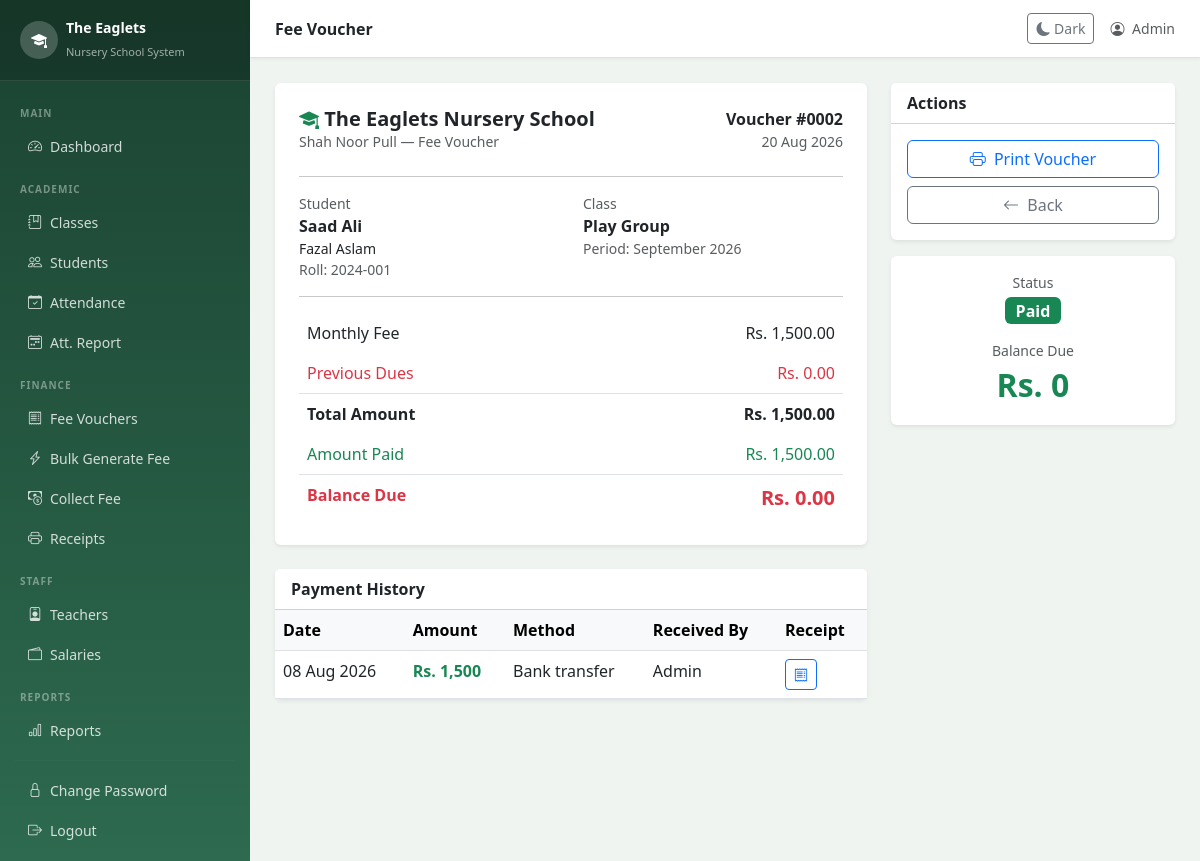
The page /fees/view.php?id=2 (signed in) on the database its author committed.
### tables this page shows
CREATE TABLE fee_vouchers (
    id INT AUTO_INCREMENT PRIMARY KEY,
    student_id INT,
    fee_month TINYINT NOT NULL,
    fee_year YEAR NOT NULL,
    fee_amount DECIMAL(10,2) NOT NULL,
    discount DECIMAL(10,2) DEFAULT 0,
    previous_dues DECIMAL(10,2) DEFAULT 0,
    total_amount DECIMAL(10,2) NOT NULL,
    paid_amount DECIMAL(10,2) DEFAULT 0,
    status ENUM('unpaid','partial','paid') DEFAULT 'unpaid',
    generated_at TIMESTAMP DEFAULT CURRENT_TIMESTAMP,
    UNIQUE KEY unique_voucher (student_id, fee_month, fee_year),
    FOREIGN KEY (student_id) REFERENCES students(id) ON DELETE CASCADE
);

CREATE TABLE students (
    id INT AUTO_INCREMENT PRIMARY KEY,
    roll_no VARCHAR(20) UNIQUE,
    full_name VARCHAR(150) NOT NULL,
    father_name VARCHAR(150),
    phone VARCHAR(20),
    address TEXT,
    date_of_birth DATE,
    gender ENUM('male','female') DEFAULT 'male',
    class_id INT,
    admission_date DATE,
    status ENUM('active','inactive') DEFAULT 'active',
    advance_balance DECIMAL(10,2) DEFAULT 0.00,
    FOREIGN KEY (class_id) REFERENCES classes(id)
);

CREATE TABLE classes (
    id INT AUTO_INCREMENT PRIMARY KEY,
    name VARCHAR(50) UNIQUE NOT NULL,
    monthly_fee DECIMAL(10,2) DEFAULT 0,
    deleted TINYINT(1) DEFAULT 0,
    created_at TIMESTAMP DEFAULT CURRENT_TIMESTAMP
);

CREATE TABLE fee_payments (
    id INT AUTO_INCREMENT PRIMARY KEY,
    voucher_id INT,
    student_id INT,
    amount_paid DECIMAL(10,2) NOT NULL,
    payment_date DATE NOT NULL,
    payment_method ENUM('cash','bank_transfer','cheque') DEFAULT 'cash',
    received_by VARCHAR(100),
    notes TEXT,
    created_at TIMESTAMP DEFAULT CURRENT_TIMESTAMP,
    FOREIGN KEY (voucher_id) REFERENCES fee_vouchers(id) ON DELETE CASCADE
);

### fees/view.php (the view, shortened to what this page needs)
<?php
require_once $_SERVER['DOCUMENT_ROOT'] . '/04. eaglets_school/config/db.php';
$id      = intval($_GET['id'] ?? 0);
$voucher = mysqli_fetch_assoc(mysqli_query($conn, "
    SELECT v.*,
           s.full_name, s.roll_no, s.father_name, s.phone, s.address,
           c.name AS class_name
    FROM fee_vouchers v
    JOIN students s ON v.student_id = s.id
    JOIN classes c  ON s.class_id   = c.id
    WHERE v.id = $id
"));
$months  = ['','January','February','March','April','May','June',
            'July','August','September','October','November','December'];
$balance = $voucher['total_amount'] - $voucher['paid_amount'];
$badge   = ['unpaid'=>'danger','partial'=>'warning','paid'=>'success'];
$payments = mysqli_query($conn,
    "SELECT * FROM fee_payments WHERE voucher_id=$id ORDER BY payment_date DESC"
);
require_once '../includes/header.php';
?>
<div class="row g-4">
    <div class="col-md-8">
        <div class="card border-0 shadow-sm mb-4">
            <div class="card-body p-4">
                <div class="d-flex justify-content-between mb-4">
                    <div>
                        <h5 class="fw-bold mb-0">
                            <i class="bi bi-mortarboard-fill text-success"></i>
                            The Eaglets Nursery School
                        </h5>
                        <div class="text-muted small">Shah Noor Pull — Fee Voucher</div>
                    </div>
                    <div class="text-end">
                        <div class="fw-bold">
                            Voucher #<?= str_pad($voucher['id'], 4, '0', STR_PAD_LEFT) ?>
                        </div>
                        <div class="text-muted small">
                            <?= date('d M Y', strtotime($voucher['generated_at'])) ?>
                        </div>
                    </div>
                </div>
                <hr>
                <div class="row mb-3">
                    <div class="col-6">
                        <div class="text-muted small">Student</div>
                        <div class="fw-bold">
                            <?= htmlspecialchars($voucher['full_name']) ?>
                        </div>
                        <div class="small">
                            <?= htmlspecialchars($voucher['father_name']) ?>
                        </div>
                        <div class="small text-muted">
                            Roll: <?= htmlspecialchars($voucher['roll_no']) ?>
                        </div>
                    </div>
                    <div class="col-6">
                        <div class="text-muted small">Class</div>
                        <div class="fw-bold">
                            <?= htmlspecialchars($voucher['class_name']) ?>
                        </div>
                        <div class="small text-muted">
                            Period: <?= $months[$voucher['fee_month']] ?>
                            <?= $voucher['fee_year'] ?>
                        </div>
                    </div>
                </div>
                <hr>
                <table class="table table-borderless mb-0">
                    <tr>
                        <td>Monthly Fee</td>
                        <td class="text-end">
                            Rs. <?= number_format($voucher['fee_amount'], 2) ?>
                        </td>
                    </tr>
                    <tr>
                        <td class="text-danger">Previous Dues</td>
                        <td class="text-end text-danger">
                            Rs. <?= number_format($voucher['previous_dues'], 2) ?>
                        </td>
                    </tr>
                    <tr class="border-top">
                        <td><strong>Total Amount</strong></td>
                        <td class="text-end fw-bold">
                            Rs. <?= number_format($voucher['total_amount'], 2) ?>
                        </td>
                    </tr>
                    <tr>
                        <td class="text-success">Amount Paid</td>
                        <td class="text-end text-success">
                            Rs. <?= number_format($voucher['paid_amount'], 2) ?>
                        </td>
                    </tr>
                    <tr class="border-top">
                        <td><strong class="text-danger">Balance Due</strong></td>
                        <td class="text-end text-danger fw-bold fs-5">
                            Rs. <?= number_format($balance, 2) ?>
                        </td>
                    </tr>
                </table>
            </div>
        </div>
        <?php if (mysqli_num_rows($payments) > 0): ?>
        <div class="card border-0 shadow-sm">
            <div class="card-header bg-white fw-bold">Payment History</div>
            <div class="card-body p-0">
                <table class="table mb-0">
                    <thead class="table-light">
                        <tr>
                            <th>Date</th><th>Amount</th>
                            <th>Method</th><th>Received By</th><th>Receipt</th>
                        </tr>
                    </thead>
                    <tbody>
                    <?php while ($p = mysqli_fetch_assoc($payments)): ?>
                        <tr>
                            <td><?= date('d M Y', strtotime($p['payment_date'])) ?></td>
                            <td class="text-success fw-bold">
                                Rs. <?= number_format($p['amount_paid'], 0) ?>
                            </td>
                            <td>
                                <?= ucfirst(str_replace('_',' ',$p['payment_method'])) ?>
                            </td>
                            <td><?= htmlspecialchars($p['received_by']) ?></td>
                            <td>
                                <a href="/04. eaglets_school/receipts/index.php?payment_id=<?= $p['id'] ?>"
                                   class="btn btn-sm btn-outline-primary">
                                    <i class="bi bi-receipt"></i>
                                </a>
                            </td>
                        </tr>
                    <?php endwhile; ?>
                    </tbody>
                </table>
            </div>
        </div>
        <?php endif; ?>
    </div>
    <div class="col-md-4">
        <div class="card border-0 shadow-sm mb-3">
            <div class="card-header bg-white fw-bold">Actions</div>
            <div class="card-body d-grid gap-2">
                <a href="/04. eaglets_school/receipts/index.php?voucher_id=<?= $voucher['id'] ?>"
                   class="btn btn-outline-primary">
                    <i class="bi bi-printer me-1"></i> Print Voucher
                </a>
                <a href="index.php" class="btn btn-outline-secondary">
                    <i class="bi bi-arrow-left me-1"></i> Back
                </a>
            </div>
        </div>
        <div class="card border-0 shadow-sm">
            <div class="card-body text-center">
                <div class="text-muted small mb-1">Status</div>
                <span class="badge bg-<?= $badge[$voucher['status']] ?> fs-6 mb-2">
                    <?= ucfirst($voucher['status']) ?>
                </span>
                <div class="text-muted small mt-2">Balance Due</div>
                <div class="fs-2 fw-bold text-<?= $balance > 0 ? 'danger':'success' ?>">
                    Rs. <?= number_format($balance, 0) ?>
                </div>
            </div>
        </div>
    </div>
</div>
<?php require_once '../includes/footer.php'; ?>

### includes/header.php (style rules this page uses)
body { background-color: #f0f4f0; }

### rows shown on the page
fee_vouchers: id "0002", generated_at "20 Aug 2026", student.full_name "Saad Ali", student.father_name "Fazal Aslam", student.roll_no "2024-001", classes.name "Play Group", fee_month "September", fee_year "2026", fee_amount "1,500.00", previous_dues "0.00", total_amount "1,500.00", paid_amount "1,500.00", balance "0.00", status "Paid", balance "0"
fee_payments: payment_date "08 Aug 2026", amount_paid "1,500", payment_method "Bank transfer", received_by "Admin"

### other values the page prints
$pageTitle "Fee Voucher"
$_SESSION['full_name'] "Admin"
